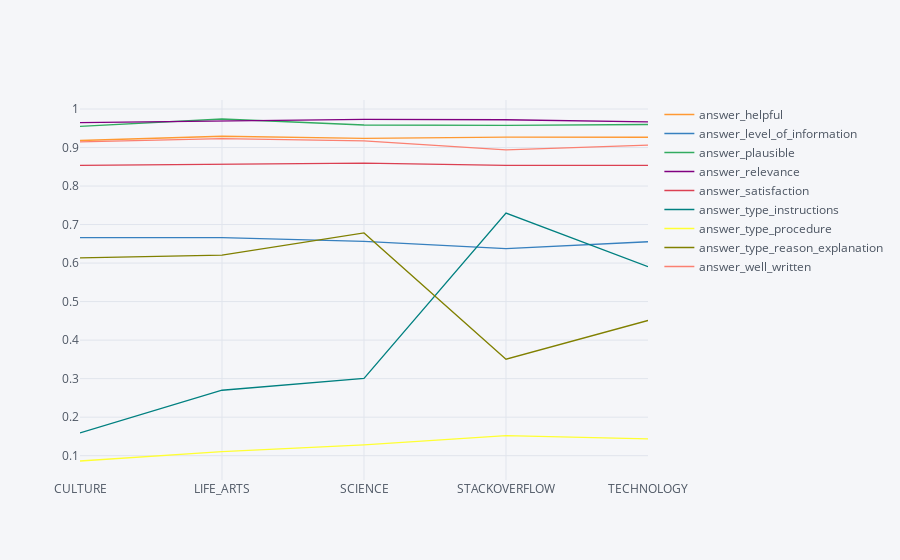

The notebook cell this image was saved under:
### Code cell
df_train.groupby('category')['answer_helpful',
 'answer_level_of_information',
 'answer_plausible',
 'answer_relevance',
 'answer_satisfaction',
 'answer_type_instructions',
 'answer_type_procedure',
 'answer_type_reason_explanation',
 'answer_well_written'].mean().iplot(kind='line')

### Figure 1 — Plotly figure (JSON) as saved in the notebook; plotly's stock layout.template omitted (floating-point values rounded to 4 significant figures)
{"data": [{"line": {"color": "rgba(255, 153, 51, 1.0)", "dash": "solid", "shape": "linear", "width": 1.3}, "mode": "lines", "name": "answer_helpful", "text": "", "type": "scatter", "x": ["CULTURE", "LIFE_ARTS", "SCIENCE", "STACKOVERFLOW", "TECHNOLOGY"], "y": [0.9182, 0.9293, 0.9239, 0.9272, 0.9267]}, {"line": {"color": "rgba(55, 128, 191, 1.0)", "dash": "solid", "shape": "linear", "width": 1.3}, "mode": "lines", "name": "answer_level_of_information", "text": "", "type": "scatter", "x": ["CULTURE", "LIFE_ARTS", "SCIENCE", "STACKOVERFLOW", "TECHNOLOGY"], "y": [0.666, 0.6663, 0.6565, 0.6376, 0.6554]}, {"line": {"color": "rgba(50, 171, 96, 1.0)", "dash": "solid", "shape": "linear", "width": 1.3}, "mode": "lines", "name": "answer_plausible", "text": "", "type": "scatter", "x": ["CULTURE", "LIFE_ARTS", "SCIENCE", "STACKOVERFLOW", "TECHNOLOGY"], "y": [0.9549, 0.9741, 0.9585, 0.9574, 0.9598]}, {"line": {"color": "rgba(128, 0, 128, 1.0)", "dash": "solid", "shape": "linear", "width": 1.3}, "mode": "lines", "name": "answer_relevance", "text": "", "type": "scatter", "x": ["CULTURE", "LIFE_ARTS", "SCIENCE", "STACKOVERFLOW", "TECHNOLOGY"], "y": [0.9649, 0.9698, 0.9729, 0.9721, 0.9667]}, {"line": {"color": "rgba(219, 64, 82, 1.0)", "dash": "solid", "shape": "linear", "width": 1.3}, "mode": "lines", "name": "answer_satisfaction", "text": "", "type": "scatter", "x": ["CULTURE", "LIFE_ARTS", "SCIENCE", "STACKOVERFLOW", "TECHNOLOGY"], "y": [0.8535, 0.8563, 0.8595, 0.8537, 0.8538]}, {"line": {"color": "rgba(0, 128, 128, 1.0)", "dash": "solid", "shape": "linear", "width": 1.3}, "mode": "lines", "name": "answer_type_instructions", "text": "", "type": "scatter", "x": ["CULTURE", "LIFE_ARTS", "SCIENCE", "STACKOVERFLOW", "TECHNOLOGY"], "y": [0.1591, 0.2699, 0.3006, 0.7297, 0.5907]}, {"line": {"color": "rgba(255, 255, 51, 1.0)", "dash": "solid", "shape": "linear", "width": 1.3}, "mode": "lines", "name": "answer_type_procedure", "text": "", "type": "scatter", "x": ["CULTURE", "LIFE_ARTS", "SCIENCE", "STACKOVERFLOW", "TECHNOLOGY"], "y": [0.08619, 0.1107, 0.1279, 0.1523, 0.1437]}, {"line": {"color": "rgba(128, 128, 0, 1.0)", "dash": "solid", "shape": "linear", "width": 1.3}, "mode": "lines", "name": "answer_type_reason_explanation", "text": "", "type": "scatter", "x": ["CULTURE", "LIFE_ARTS", "SCIENCE", "STACKOVERFLOW", "TECHNOLOGY"], "y": [0.6135, 0.6206, 0.6784, 0.3504, 0.451]}, {"line": {"color": "rgba(251, 128, 114, 1.0)", "dash": "solid", "shape": "linear", "width": 1.3}, "mode": "lines", "name": "answer_well_written", "text": "", "type": "scatter", "x": ["CULTURE", "LIFE_ARTS", "SCIENCE", "STACKOVERFLOW", "TECHNOLOGY"], "y": [0.9149, 0.9233, 0.917, 0.894, 0.906]}], "layout": {"legend": {"bgcolor": "#F5F6F9", "font": {"color": "#4D5663"}}, "paper_bgcolor": "#F5F6F9", "plot_bgcolor": "#F5F6F9", "title": {"font": {"color": "#4D5663"}}, "xaxis": {"gridcolor": "#E1E5ED", "showgrid": true, "tickfont": {"color": "#4D5663"}, "title": {"font": {"color": "#4D5663"}, "text": ""}, "zerolinecolor": "#E1E5ED"}, "yaxis": {"gridcolor": "#E1E5ED", "showgrid": true, "tickfont": {"color": "#4D5663"}, "title": {"font": {"color": "#4D5663"}, "text": ""}, "zerolinecolor": "#E1E5ED"}}}
